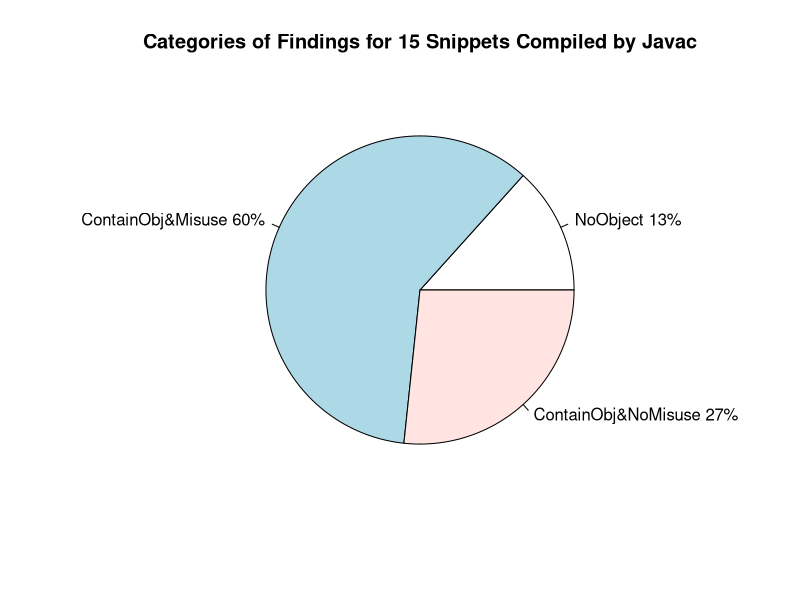

The R source for this figure:

png(file="PieJDT.png", width     = 3.25,
  height    = 2.25,
  units     = "in",
  res       = 1200,
  pointsize = 4)

slices <- c(2, 9, 4)

lbls <- c("NoObject", "ContainObj&Misuse", "ContainObj&NoMisuse")
pct <- round(slices/sum(slices)*100)
lbls <- paste(lbls, pct) # add percents to labels 
lbls <- paste(lbls,"%",sep="")

pie(slices, labels = lbls, main = "Categories of Findings for 15 Snippets Compiled by Javac")
